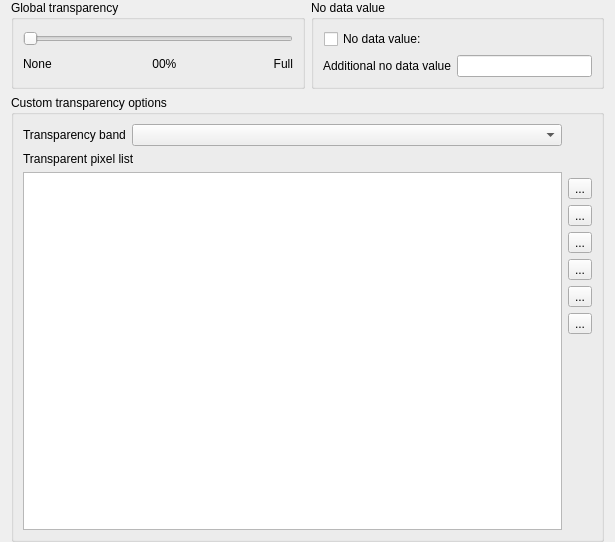
             <widget class="QWidget" name="scrollAreaWidgetContents_2">
              <property name="geometry">
               <rect>
                <x>0</x>
                <y>0</y>
                <width>615</width>
                <height>542</height>
               </rect>
              </property>
              <layout class="QVBoxLayout" name="verticalLayout_5">
               <property name="topMargin">
                <number>0</number>
               </property>
               <property name="bottomMargin">
                <number>0</number>
               </property>
               <item>
                <layout class="QHBoxLayout" name="horizontalLayout_4">
                 <item>
                  <widget class="QgsCollapsibleGroupBox" name="gboxGlobalTransp">
                   <property name="title">
                    <string>Global transparency</string>
                   </property>
                   <property name="syncGroup" stdset="0">
                    <string notr="true">rastertransp</string>
                   </property>
                   <layout class="QGridLayout" name="_3">
                    <item row="0" column="0" colspan="5">
                     <widget class="QSlider" name="sliderTransparency">
                      <property name="sizePolicy">
                       <sizepolicy hsizetype="Expanding" vsizetype="Fixed">
                        <horstretch>0</horstretch>
                        <verstretch>0</verstretch>
                       </sizepolicy>
                      </property>
                      <property name="maximum">
                       <number>255</number>
                      </property>
                      <property name="orientation">
                       <enum>Qt::Horizontal</enum>
                      </property>
                      <property name="tickInterval">
                       <number>25</number>
                      </property>
                     </widget>
                    </item>
                    <item row="1" column="0">
                     <widget class="QLabel" name="textLabel3">
                      <property name="text">
                       <string>None</string>
                      </property>
                     </widget>
                    </item>
                    <item row="1" column="1">
                     <spacer>
                      <property name="orientation">
                       <enum>Qt::Horizontal</enum>
                      </property>
                      <property name="sizeHint" stdset="0">
                       <size>
                        <width>40</width>
                        <height>20</height>
                       </size>
                      </property>
                     </spacer>
                    </item>
                    <item row="1" column="2">
                     <widget class="QLabel" name="lblTransparencyPercent">
                      <property name="sizePolicy">
                       <sizepolicy hsizetype="Fixed" vsizetype="Fixed">
                        <horstretch>0</horstretch>
                        <verstretch>0</verstretch>
                       </sizepolicy>
                      </property>
                      <property name="text">
                       <string> 00%</string>
                      </property>
                     </widget>
                    </item>
                    <item row="1" column="3">
                     <spacer>
                      <property name="orientation">
                       <enum>Qt::Horizontal</enum>
                      </property>
                      <property name="sizeHint" stdset="0">
                       <size>
                        <width>40</width>
                        <height>20</height>
                       </size>
                      </property>
                     </spacer>
                    </item>
                    <item row="1" column="4">
                     <widget class="QLabel" name="textLabel4">
                      <property name="text">
                       <string>&lt;p align=&quot;right&quot;&gt;Full&lt;/p&gt;</string>
                      </property>
                     </widget>
                    </item>
                   </layout>
                  </widget>
                 </item>
                 <item>
                  <widget class="QgsCollapsibleGroupBox" name="gboxNoDataValue">
                   <property name="title">
                    <string>No data value</string>
                   </property>
                   <property name="syncGroup" stdset="0">
                    <string notr="true">rastertransp</string>
                   </property>
                   <layout class="QGridLayout" name="gridLayout_11">
                    <item row="0" column="0">
                     <layout class="QHBoxLayout" name="horizontalLayout_5">
                      <property name="leftMargin">
                       <number>1</number>
                      </property>
                      <item>
                       <widget class="QCheckBox" name="mSrcNoDataValueCheckBox">
                        <property name="toolTip">
                         <string>Use original source no data value.</string>
                        </property>
                        <property name="text">
                         <string>No data value:</string>
                        </property>
                       </widget>
                      </item>
                      <item>
                       <widget class="QLabel" name="lblSrcNoDataValue">
                        <property name="sizePolicy">
                         <sizepolicy hsizetype="Expanding" vsizetype="Preferred">
                          <horstretch>0</horstretch>
                          <verstretch>0</verstretch>
                         </sizepolicy>
                        </property>
                        <property name="toolTip">
                         <string>Original data source no data value, if exists.</string>
                        </property>
                        <property name="text">
                         <string>&lt;src no data value&gt;</string>
                        </property>
                       </widget>
                      </item>
                     </layout>
                    </item>
                    <item row="1" column="0">
                     <layout class="QHBoxLayout" name="horizontalLayout_6">
                      <item>
                       <widget class="QLabel" name="lblUserNoDataValueLabel">
                        <property name="toolTip">
                         <string>Additional user defined no data value.</string>
                        </property>
                        <property name="text">
                         <string>Additional no data value</string>
                        </property>
                       </widget>
                      </item>
                      <item>
                       <widget class="QLineEdit" name="leNoDataValue">
                        <property name="toolTip">
                         <string>Additional user defined no data value.</string>
                        </property>
                       </widget>
                      </item>
                     </layout>
                    </item>
                   </layout>
                  </widget>
                 </item>
                </layout>
               </item>
               <item>
                <widget class="QgsCollapsibleGroupBox" name="gboxCustomTransparency">
                 <property name="sizePolicy">
                  <sizepolicy hsizetype="Preferred" vsizetype="Preferred">
                   <horstretch>0</horstretch>
                   <verstretch>5</verstretch>
                  </sizepolicy>
                 </property>
                 <property name="title">
                  <string>Custom transparency options</string>
                 </property>
                 <property name="syncGroup" stdset="0">
                  <string notr="true">rastertransp</string>
                 </property>
                 <layout class="QGridLayout" name="gridLayout_3">
                  <item row="2" column="0">
                   <widget class="QTableWidget" name="tableTransparency">
                    <property name="verticalScrollBarPolicy">
                     <enum>Qt::ScrollBarAsNeeded</enum>
                    </property>
                    <property name="alternatingRowColors">
                     <bool>true</bool>
                    </property>
                    <property name="selectionMode">
                     <enum>QAbstractItemView::SingleSelection</enum>
                    </property>
                    <property name="selectionBehavior">
                     <enum>QAbstractItemView::SelectRows</enum>
                    </property>
                    <property name="showGrid">
                     <bool>false</bool>
                    </property>
                    <property name="rowCount">
                     <number>0</number>
                    </property>
                    <property name="columnCount">
                     <number>0</number>
                    </property>
                    <attribute name="horizontalHeaderStretchLastSection">
                     <bool>true</bool>
                    </attribute>
                   </widget>
                  </item>
                  <item row="0" column="0">
                   <layout class="QHBoxLayout" name="horizontalLayout_7">
                    <item>
                     <widget class="QLabel" name="lblTransparent">
                      <property name="sizePolicy">
                       <sizepolicy hsizetype="Maximum" vsizetype="Preferred">
                        <horstretch>0</horstretch>
                        <verstretch>0</verstretch>
                       </sizepolicy>
                      </property>
                      <property name="text">
                       <string>Transparency band</string>
                      </property>
                     </widget>
                    </item>
                    <item>
                     <widget class="QComboBox" name="cboxTransparencyBand">
                      <property name="enabled">
                       <bool>true</bool>
                      </property>
                      <property name="sizePolicy">
                       <sizepolicy hsizetype="Minimum" vsizetype="Fixed">
                        <horstretch>0</horstretch>
                        <verstretch>0</verstretch>
                       </sizepolicy>
                      </property>
                      <property name="minimumSize">
                       <size>
                        <width>150</width>
                        <height>0</height>
                       </size>
                      </property>
                     </widget>
                    </item>
                   </layout>
                  </item>
                  <item row="2" column="1">
                   <layout class="QVBoxLayout" name="_2">
                    <property name="leftMargin">
                     <number>0</number>
                    </property>
                    <property name="topMargin">
                     <number>6</number>
                    </property>
                    <property name="rightMargin">
                     <number>0</number>
                    </property>
                    <property name="bottomMargin">
                     <number>6</number>
                    </property>
                    <item>
                     <widget class="QToolButton" name="pbnAddValuesManually">
                      <property name="toolTip">
                       <string>Add values manually</string>
                      </property>
                      <property name="text">
                       <string>...</string>
                      </property>
                      <property name="icon">
                       <iconset resource="../../images/images.qrc">
                        <normaloff>:/images/themes/default/mActionSignPlus.png</normaloff>:/images/themes/default/mActionSignPlus.png</iconset>
                      </property>
                     </widget>
                    </item>
                    <item>
                     <widget class="QToolButton" name="pbnAddValuesFromDisplay">
                      <property name="enabled">
                       <bool>true</bool>
                      </property>
                      <property name="toolTip">
                       <string>Add values from display</string>
                      </property>
                      <property name="text">
                       <string>...</string>
                      </property>
                      <property name="icon">
                       <iconset resource="../../images/images.qrc">
                        <normaloff>:/images/themes/default/mActionContextHelp.png</normaloff>:/images/themes/default/mActionContextHelp.png</iconset>
                      </property>
                     </widget>
                    </item>
                    <item>
                     <widget class="QToolButton" name="pbnRemoveSelectedRow">
                      <property name="toolTip">
                       <string>Remove selected row</string>
                      </property>
                      <property name="text">
                       <string>...</string>
                      </property>
                      <property name="icon">
                       <iconset resource="../../images/images.qrc">
                        <normaloff>:/images/themes/default/symbologyRemove.png</normaloff>:/images/themes/default/symbologyRemove.png</iconset>
                      </property>
                     </widget>
                    </item>
                    <item>
                     <widget class="QToolButton" name="pbnDefaultValues">
                      <property name="toolTip">
                       <string>Default values</string>
                      </property>
                      <property name="text">
                       <string>...</string>
                      </property>
                      <property name="icon">
                       <iconset resource="../../images/images.qrc">
                        <normaloff>:/images/themes/default/mActionOpenTable.png</normaloff>:/images/themes/default/mActionOpenTable.png</iconset>
                      </property>
                     </widget>
                    </item>
                    <item>
                     <widget class="QToolButton" name="pbnImportTransparentPixelValues">
                      <property name="toolTip">
                       <string>Import from file</string>
                      </property>
                      <property name="text">
                       <string>...</string>
                      </property>
                      <property name="icon">
                       <iconset resource="../../images/images.qrc">
                        <normaloff>:/images/themes/default/mActionFileOpen.svg</normaloff>:/images/themes/default/mActionFileOpen.svg</iconset>
                      </property>
                     </widget>
                    </item>
                    <item>
                     <widget class="QToolButton" name="pbnExportTransparentPixelValues">
                      <property name="toolTip">
                       <string>Export to file</string>
                      </property>
                      <property name="text">
                       <string>...</string>
                      </property>
                      <property name="icon">
                       <iconset resource="../../images/images.qrc">
                        <normaloff>:/images/themes/default/mActionFileSave.svg</normaloff>:/images/themes/default/mActionFileSave.svg</iconset>
                      </property>
                     </widget>
                    </item>
                    <item>
                     <spacer name="verticalSpacer_2">
                      <property name="orientation">
                       <enum>Qt::Vertical</enum>
                      </property>
                      <property name="sizeHint" stdset="0">
                       <size>
                        <width>20</width>
                        <height>40</height>
                       </size>
                      </property>
                     </spacer>
                    </item>
                   </layout>
                  </item>
                  <item row="1" column="0">
                   <widget class="QLabel" name="label_6">
                    <property name="text">
                     <string>Transparent pixel list</string>
                    </property>
                   </widget>
                  </item>
                 </layout>
                </widget>
               </item>
               <item>
                <spacer name="verticalSpacer_5">
                 <property name="orientation">
                  <enum>Qt::Vertical</enum>
                 </property>
                 <property name="sizeHint" stdset="0">
                  <size>
                   <width>20</width>
                   <height>0</height>
                  </size>
                 </property>
                </spacer>
               </item>
              </layout>
             </widget>
